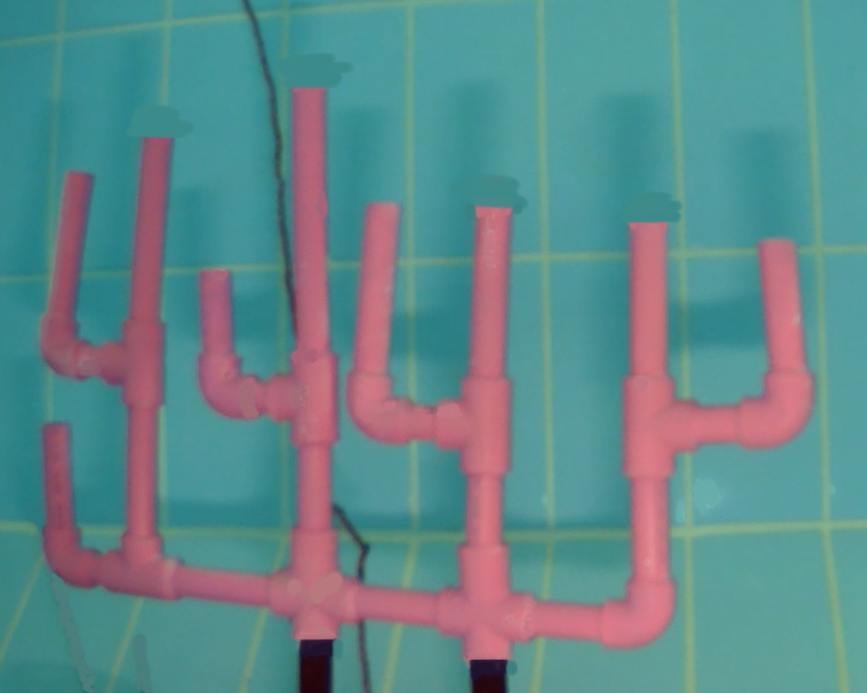
#> input picture deneme4/2.1f.png, 867 x 693 px
$ python Eslestirme5.py   (older library calls are emulated)
#> lines starting #> are read from the running program, lines starting #| are printed output that depends on the picture; after the words box and inside, x2 and y2 are one past the last pixel; in counts of white or black regions, pixels touching at a corner belong together
import cv2
import numpy as np

img1 = cv2.imread("2.1f.png")
#> img1 is the input picture: shape (693, 867, 3); mean B, G, R 138.7, 136.5, 96.6
img2 = cv2.imread("1.2f.png")
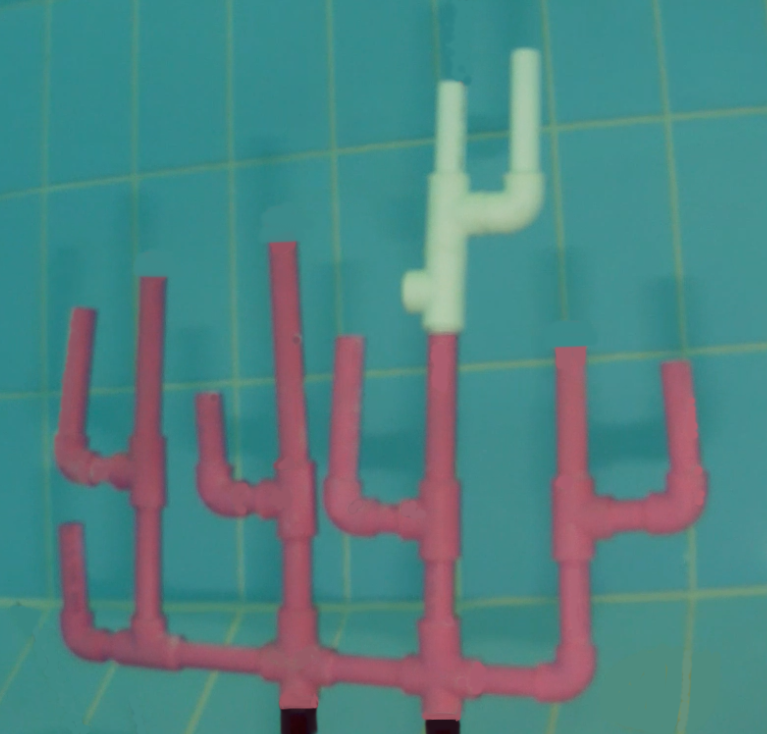
#> input picture deneme4/1.2f.png, 767 x 734 px
#> img2 is the input picture: shape (734, 767, 3); mean B, G, R 130.8, 130.7, 79

copyimg1 = img1.copy()
copyimg2 = img2.copy()

img1zero = np.zeros((img1.shape[0],img1.shape[1],3), np.uint8)
img3zero =  np.zeros((img2.shape[0],img2.shape[1],3), np.uint8)
img1k = np.zeros((img1.shape[0],img1.shape[1],3), np.uint8)
img1y = np.zeros((img1.shape[0],img1.shape[1],3), np.uint8)
img1m = np.zeros((img1.shape[0],img1.shape[1],3), np.uint8)

img2k = np.zeros((img2.shape[0],img2.shape[1],3), np.uint8)
img2y = np.zeros((img2.shape[0],img2.shape[1],3), np.uint8)
img2m = np.zeros((img2.shape[0],img2.shape[1],3), np.uint8)
img2zero = np.zeros((img2.shape[0],img2.shape[1],3), np.uint8)

kernel = np.ones((2,2),np.uint8)

def bitwise_alma(img):
    hsv1 = cv2.cvtColor(img,cv2.COLOR_BGR2HSV)
    lower_pembe = np.array([148, 0, 100])
    upper_pembe = np.array([179, 255, 255])

    mask1 = cv2.inRange(hsv1, lower_pembe, upper_pembe)
    bitwise1 = cv2.bitwise_and(img, img, mask=mask1)


    lower_beyaz = np.array([63, 28, 183])
    upper_beyaz = np.array([81, 255, 255])

    hsv2 = cv2.cvtColor(img, cv2.COLOR_BGR2HSV)
    mask2 = cv2.inRange(hsv2, lower_beyaz, upper_beyaz)
    bitwise2 = cv2.bitwise_and(img, img, mask=mask2)

    top_bitwise =cv2.add(bitwise1,bitwise2)
    return top_bitwise

def mask_alma(img):
    hsv1 = cv2.cvtColor(img,cv2.COLOR_BGR2HSV)
    lower_pembe = np.array([148, 0, 100])
    upper_pembe = np.array([179, 255, 255])

    mask1 = cv2.inRange(hsv1, lower_pembe, upper_pembe)

    lower_beyaz = np.array([30, 0, 180])
    upper_beyaz = np.array([85, 100, 255])

    hsv2 = cv2.cvtColor(img, cv2.COLOR_BGR2HSV)
    mask2 = cv2.inRange(hsv2, lower_beyaz, upper_beyaz)

    top_mask =cv2.add(mask1,mask2)
    return top_mask

# [7 lines left out: function mask_alma_beyaz, not called in this run]

def mask_alma_sari(img):
    lower_sari = np.array([20, 0, 0])
    upper_sari = np.array([50, 255, 255])

    hsvSari = cv2.cvtColor(img, cv2.COLOR_BGR2HSV)
    maskSari = cv2.inRange(hsvSari, lower_sari, upper_sari)
    return maskSari

def mask_alma_kirmizi_yesil(img):
    lower_renk = np.array([0, 255, 255])
    upper_renk = np.array([70, 255, 255])

    hsvKS = cv2.cvtColor(img, cv2.COLOR_BGR2HSV)
    maskKS = cv2.inRange(hsvKS, lower_renk, upper_renk)
    return maskKS

def mask_alma_pembe(img):
    lower_pembe = np.array([148, 0, 100])
    upper_pembe = np.array([179, 255, 255])

    hsv1 = cv2.cvtColor(img, cv2.COLOR_BGR2HSV)
#> hsv1: shape (693, 867, 3); mean H, S, V 107.3, 119.4, 152.8
    mask1 = cv2.inRange(hsv1, lower_pembe, upper_pembe)
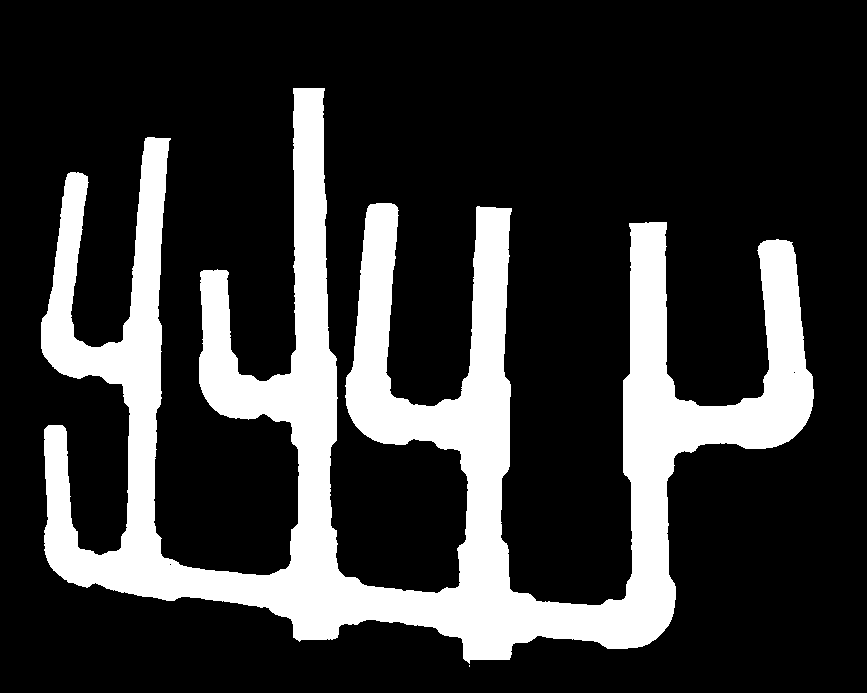
#> mask1: shape (693, 867); 21.2% white; 2 white regions (1 under 20 px), largest, box (x1, y1, x2, y2) and area: (41, 88, 814, 664) 127672
    return mask1

def bit_xor(img1,img2,imgson):
    xor = cv2.bitwise_xor(img1, img2)
    #cv2.imshow("Xor", xor)
    xor_blur = cv2.medianBlur(xor,5)
    #cv2.imshow("Blur Xor",xor)

    contours, hierarchy = cv2.findContours(xor_blur, cv2.RETR_TREE, cv2.CHAIN_APPROX_SIMPLE)

    hull = []

    fark = np.zeros((xor.shape[0], xor.shape[1], 3), np.uint8)

    for i in range(len(contours)):
        area =cv2.contourArea(contours[i])
        print(area)
        if area < 5000:
            print("Çıkarıldı")
        else:
            print("Eklendi")
            (x,y,w,h) = cv2.boundingRect(contours[i])
            cv2.rectangle(imgson,(x-5,y-5),(x+w+5,y+h+5),(0,0,255),1)
            hull.append(cv2.convexHull(contours[i], False))


    for i in range(len(contours)):
        cv2.drawContours(fark, contours, i, (255, 255, 255), 1, 8)
    for i in range(len(hull)):
        cv2.drawContours(fark, hull, i, (0, 255, 0), 1, 8)
    return (xor,xor_blur,fark)

pe1 = mask_alma_pembe(img1)
pe2 = mask_alma_pembe(img2)

cv2.imshow("pe1",pe1)
cv2.imshow("pe2",pe2)

erode1 = cv2.erode(pe1,kernel,iterations = 3)
#> erode1: shape (693, 867); 19.3% white; 1 white region, box (x1, y1, x2, y2) and area: (44, 91, 814, 661) 115813
erode2 = cv2.erode(pe2,kernel,iterations = 3)
#> erode2: shape (734, 767); 14.1% white; 1 white region, box (x1, y1, x2, y2) and area: (58, 245, 707, 720) 79117

points1 = []
points2 = []

#######################################################################################################################

sobelSol1 = cv2.Sobel(erode1,cv2.CV_8U,1,0,ksize=1)
#> sobelSol1: shape (693, 867); 0.88% white in thin lines or dots, all inside (x1, y1, x2, y2) = (43, 91, 799, 661)

sobelx1 = cv2.Sobel(erode1,cv2.CV_64F,1,0,ksize=1)
abs_sobelx1 = np.absolute(sobelx1)
#> abs_sobelx1: shape (693, 867) float64; 1.8% white in thin lines or dots, all inside (x1, y1, x2, y2) = (43, 91, 815, 661)
sobelX1 = np.uint8(abs_sobelx1)

sobelSag1 = sobelX1-sobelSol1
#> sobelSag1: shape (693, 867); 0.88% white in thin lines or dots, all inside (x1, y1, x2, y2) = (62, 91, 815, 661)

contours, hierarchy = cv2.findContours(sobelSol1, cv2.RETR_EXTERNAL, cv2.CHAIN_APPROX_SIMPLE)[-2:]
#> contours = 109 contours, 96 with area under 20; largest, box (x1, y1, x2, y2) and area: (624, 226, 636, 603) 374, (292, 91, 300, 377) 285, (348, 207, 378, 441) 229, (123, 140, 151, 345) 203, (43, 175, 74, 375) 194

for i in range(len(contours)):
    a = 0
    area =cv2.contourArea(contours[i])
    if area > 50:
        (x,y,w,h) = cv2.boundingRect(contours[i])
        cv2.rectangle(img1zero,(x+3,y),(x+w+8,y+h),(0,0,255),-1)
        cv2.circle(img1k, (x+3, y), 25, (0, 0, 255), -1, -1)
#> this loop made 109 passes
#> (area, x, y, w, h) on passes 63, 75, 76, 87, 99, 100, 102, 104: (136, 458, 450, 14, 141), (149, 46, 428, 22, 152), (147, 288, 422, 15, 150), (168, 119, 384, 15, 170), (139, 201, 273, 23, 142), (154, 760, 244, 13, 156), (374, 624, 226, 12, 377), (190, 460, 210, 20, 192)


contours, hierarchy = cv2.findContours(sobelSag1, cv2.RETR_EXTERNAL, cv2.CHAIN_APPROX_SIMPLE)[-2:]
#> contours = 93 contours, 83 with area under 20; largest, box (x1, y1, x2, y2) and area: (322, 91, 346, 580) 486, (153, 141, 170, 561) 419, (500, 211, 514, 595) 382, (788, 244, 815, 442) 195, (385, 207, 399, 401) 192


for i in range(len(contours)):
    area =cv2.contourArea(contours[i])
    if area > 30:
        (x,y,w,h) = cv2.boundingRect(contours[i])
        cv2.rectangle(img1zero,(x-8,y),(x+w-3,y+h),(0,0,255),-1)
        cv2.circle(img1y, (x-3, y), 25, (0, 255, 0), -1, -1)
#> this loop made 93 passes
#> (area, x, y, w, h) on passes 52, 64, 80, 82, 84, 85, 87, 89: (188, 647, 453, 32, 192), (122, 62, 428, 19, 124), (103, 226, 273, 16, 105), (195, 788, 244, 27, 198), (176, 664, 225, 16, 178), (382, 500, 211, 14, 384), (192, 385, 207, 14, 194), (164, 70, 176, 19, 168)
#> img1zero: shape (693, 867, 3); mean of channels 0, 1, 2 0, 0, 46.3

sobelUst1 = cv2.Sobel(erode1,cv2.CV_8U,0,1,ksize=1)
#> sobelUst1: shape (693, 867); 0.41% white in thin lines or dots, all inside (x1, y1, x2, y2) = (44, 90, 814, 609)

sobely1 = cv2.Sobel(erode1,cv2.CV_64F,0,1,ksize=1)
abs_sobely1 = np.absolute(sobely1)
#> abs_sobely1: shape (693, 867) float64; 0.83% white in thin lines or dots, all inside (x1, y1, x2, y2) = (44, 90, 814, 662)
sobelY1 = np.uint8(abs_sobely1)

sobelAlt1 = sobelY1 - sobelUst1
#> sobelAlt1: shape (693, 867); 0.41% white in thin lines or dots, all inside (x1, y1, x2, y2) = (44, 93, 814, 662)

contours, hierarchy = cv2.findContours(sobelUst1, cv2.RETR_EXTERNAL, cv2.CHAIN_APPROX_SIMPLE)
#> contours = 208 contours, 193 with area under 20; largest, box (x1, y1, x2, y2) and area: (161, 556, 293, 579) 127, (338, 571, 462, 597) 121, (510, 591, 629, 609) 116, (675, 395, 767, 410) 88, (391, 396, 464, 410) 71

for i in range(len(contours)):
    area =cv2.contourArea(contours[i])
    if area > 40:
        (x,y,w,h) = cv2.boundingRect(contours[i])
        cv2.rectangle(img1zero,(x,y),(x+w,y+h+5),(0,0,255),-1)
        cv2.circle(img1m, (x, y), 5, (255, 0, 0), -1, -1)
#> this loop made 208 passes
#> (area, x, y, w, h) on passes 1, 10, 16, 18, 66, 67, 82, 102: (116, 510, 591, 119, 18), (121, 338, 571, 124, 26), (127, 161, 556, 132, 23), (44, 78, 549, 46, 10), (71, 391, 396, 73, 14), (88, 675, 395, 92, 15), (54, 238, 374, 56, 11), (51, 74, 339, 52, 12)
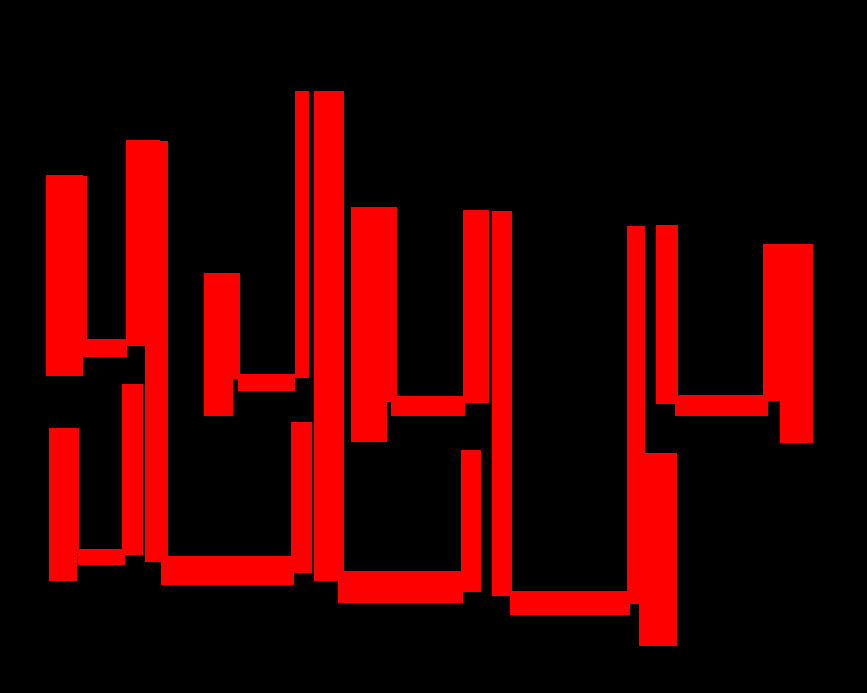
#> img1zero: shape (693, 867, 3); mean of channels 0, 1, 2 0, 0, 53.2; drawn as B, G, R

contours, hierarchy = cv2.findContours(sobelAlt1, cv2.RETR_EXTERNAL, cv2.CHAIN_APPROX_SIMPLE)
#> contours = 174 contours, 165 with area under 20; largest, box (x1, y1, x2, y2) and area: (50, 560, 295, 622) 237, (512, 619, 672, 650) 154, (674, 416, 810, 459) 127, (339, 619, 465, 640) 124, (351, 412, 463, 452) 103

listeAlt1 = []
listeAltAlan1 = []

for i in range(len(contours)):
    area =cv2.contourArea(contours[i])
    if area > 10:
        listeAlt1.append(cv2.boundingRect(contours[i]))
        listeAltAlan1.append(cv2.contourArea(contours[i]))
        (x,y,w,h) = cv2.boundingRect(contours[i])
        cv2.rectangle(img1zero,(x,y-5),(x+w,y+h),(0,0,255),-1)
        cv2.circle(img1m, (x, y), 5, (255, 255, 0), -1, -1)
#> this loop made 174 passes
#> (area, x, y, w, h) on passes 1, 4, 7, 8, 16, 60, 62, 74: (43, 466, 657, 45, 5), (41, 296, 637, 42, 4), (154, 512, 619, 160, 31), (124, 339, 619, 126, 21), (237, 50, 560, 245, 62), (127, 674, 416, 136, 43), (103, 351, 412, 112, 40), (83, 205, 392, 89, 32)
#> img1m: shape (693, 867, 3); mean of channels 0, 1, 2 0.6, 0.3, 0
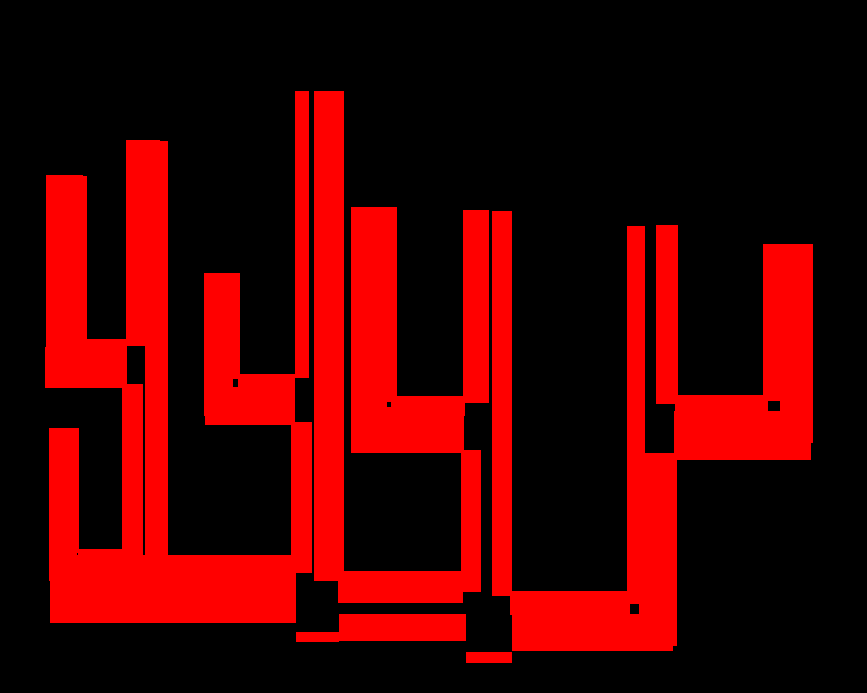
#> img1zero: shape (693, 867, 3); 5.55% of pixels changed, all inside (x1, y1, x2, y2) = (45, 347, 811, 663); drawn as B, G, R
#> after the loop, listeAlt1 = [(466, 657, 45, 5), (296, 637, 42, 4), (512, 619, 160, 31), (339, 619, 126, 21), (50, 560, 245, 62), (674, 416, 136, 43), (351, 412, 112, 40), (205, 392, 89, 32), (45, 352, 81, 35)]; listeAltAlan1 = [43, 41, 154, 124, 237, 127, 103, 83, 74]

sortedListeAltAlan = sorted(listeAltAlan1)
#> sortedListeAltAlan = [41, 43, 74, 83, 103, 124, 127, 154, 237]
if sortedListeAltAlan[0] == sortedListeAltAlan[1]:
    g = (i for i, n in enumerate(listeAltAlan1) if n == sortedListeAltAlan[0])
    kucuk1index = next(g)
    kucuk2index = next(g)
else :
    kucuk1index = listeAltAlan1.index(sortedListeAltAlan[0])
#> kucuk1index = 1
    kucuk2index = listeAltAlan1.index(sortedListeAltAlan[1])
#> kucuk2index = 0


print(sortedListeAltAlan)
#| [41.0, 43.0, 74.0, 83.0, 103.0, 124.0, 127.0, 154.0, 237.0]
print(listeAltAlan1)
#| [43.0, 41.0, 154.0, 124.0, 237.0, 127.0, 103.0, 83.0, 74.0]
print(kucuk1index)
#| 1
print(kucuk2index)
#| 0

(x1,y1,w1,h1) = listeAlt1[kucuk1index]
#> x1 = 296; y1 = 637; w1 = 42; h1 = 4
cv2.circle(img1, (int(x1+(w1)/2), int(y1+(h1)/2)), 3, (255, 0, 255), -1, -1)
(x2,y2,w2,h2) = listeAlt1[kucuk2index]
#> x2 = 466; y2 = 657; w2 = 45; h2 = 5
cv2.circle(img1, (int(x2+(w2)/2), int(y2+(h2)/2)), 3, (255, 0, 255), -1, -1)
#> img1: shape (693, 867, 3); mean B, G, R 138.8, 136.5, 96.6

if x1 > x2:
    points1.append((int(x2+(w2)/2), int(y2+(h2)/2)))
    points1.append((int(x1+(w1)/2), int(y1+(h1)/2)))
else:
    points1.append((int(x1+(w1)/2), int(y1+(h1)/2)))
    points1.append((int(x2+(w2)/2), int(y2+(h2)/2)))


img1ky = img1k + img1y
sariMask = mask_alma_sari(img1ky)

contours, hierarchy = cv2.findContours(sariMask, cv2.RETR_EXTERNAL, cv2.CHAIN_APPROX_SIMPLE)
#> contours = 9 contours; largest, box (x1, y1, x2, y2) and area: (34, 404, 75, 453) 1470, (198, 250, 230, 297) 1042, (42, 153, 72, 199) 948, (760, 221, 789, 268) 904, (294, 69, 321, 114) 814

for i in range(len(contours)):
    (x, y, w, h) = cv2.boundingRect(contours[i])
    cv2.circle(img1, (int(x+(w/2)), int(y+(h/2))), 5, (255, 0, 0), 1, -1)
    cv2.circle(img1ky, (int(x + (w / 2)), int(y + (h / 2))), 50, (0, 0, 0), -1, -1)
#> this loop made 9 passes
#> (x, y, w, h) on passes 1 to 8: (34, 404, 41, 49), (198, 250, 32, 47), (760, 221, 29, 47), (636, 207, 17, 38), (472, 192, 17, 38), (357, 188, 20, 39), (42, 153, 30, 46), (125, 118, 27, 45)
#> img1: shape (693, 867, 3); mean B, G, R 138.8, 136.5, 96.6
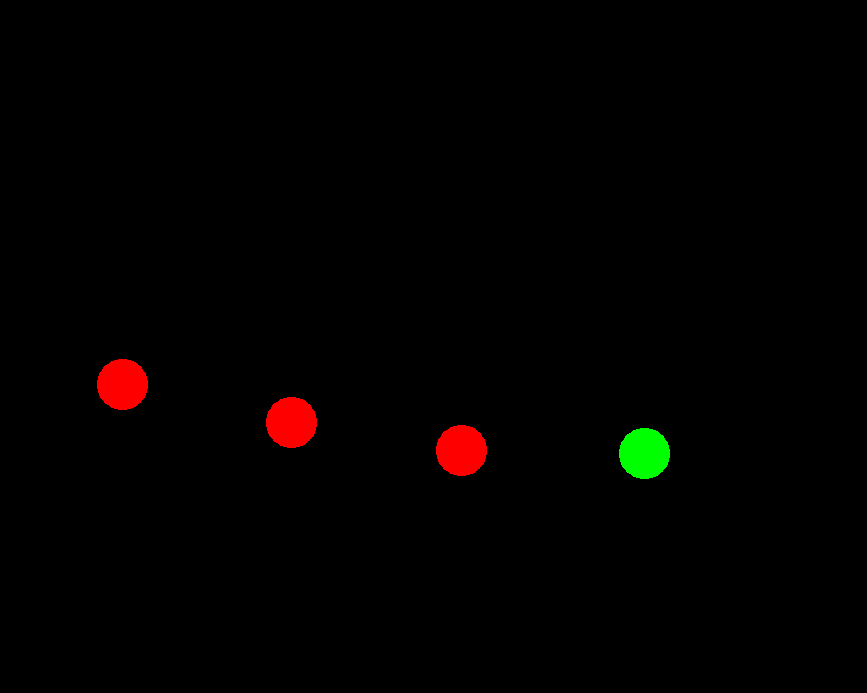
#> img1ky: shape (693, 867, 3); mean of channels 0, 1, 2 0, 0.9, 2.6; drawn as B, G, R
cv2.imshow("son",img1ky)

imgKS = mask_alma_kirmizi_yesil(img1ky)
contours, hierarchy = cv2.findContours(imgKS, cv2.RETR_EXTERNAL, cv2.CHAIN_APPROX_SIMPLE)
#> contours = 4 contours; box (x1, y1, x2, y2) and area: (619, 428, 670, 479) 1968, (436, 425, 487, 476) 1968, (266, 397, 317, 448) 1968, (97, 359, 148, 410) 1968

sutun1 = []
sutunX = []

for i in range(len(contours)):
    (x, y, w, h) = cv2.boundingRect(contours[i])
    sutun1.append((int(x+(w/2)), int(y+(h/2))))
    sutunX.append(x)
    cv2.circle(img1, (int(x+(w/2)), int(y+(h/2))), 5, (0, 0, 255), 1, -1)
#> this loop made 4 passes
#> (x, y) on passes 1 to 4: (619, 428), (436, 425), (266, 397), (97, 359)
#> img1: shape (693, 867, 3); mean B, G, R 138.8, 136.4, 96.6
#> after the loop, sutun1 = [(644, 453), (461, 450), (291, 422), (122, 384)]; sutunX = [619, 436, 266, 97]


for i in range(4):
    nokta1X = min(sutunX)
    nokta1index = sutunX.index(nokta1X)
    points1.append(sutun1[nokta1index])
    del sutunX[nokta1index]
    del sutun1[nokta1index]
#> this loop made 4 passes
#> (nokta1X, nokta1index) on passes 1 to 4: (97, 3), (266, 2), (436, 1), (619, 0)
#> after the loop, points1 = [(317, 639), (488, 659), (122, 384), (291, 422), (461, 450), (644, 453)]

print(points1)
#| [(317, 639), (488, 659), (122, 384), (291, 422), (461, 450), (644, 453)]

#######################################################################################################################


sobelSol2 = cv2.Sobel(erode2,cv2.CV_8U,1,0,ksize=1)
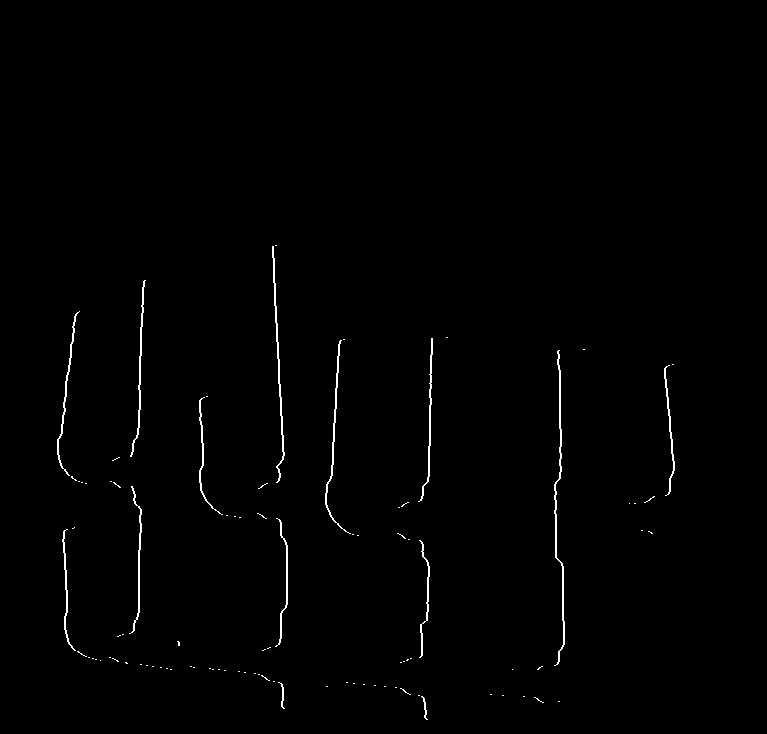
#> sobelSol2: shape (734, 767); 0.79% white in thin lines or dots, all inside (x1, y1, x2, y2) = (57, 245, 675, 720)

sobelx2 = cv2.Sobel(erode2,cv2.CV_64F,1,0,ksize=1)
abs_sobelx2 = np.absolute(sobelx2)
#> abs_sobelx2: shape (734, 767) float64; 1.6% white in thin lines or dots, all inside (x1, y1, x2, y2) = (57, 245, 708, 720)
#> (the rest of the program and of its run is left out)
